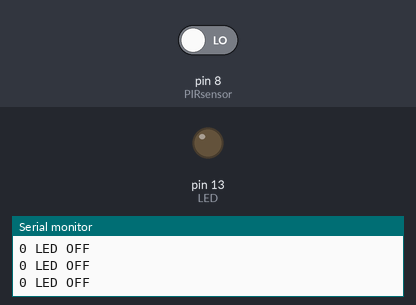
The sketch below on a simulated Arduino Uno, built with avr-gcc and run on an emulated ATmega328P. Parts: output pins drawn as LEDs (lit = HIGH), the last lines printed to the serial monitor. The inputs (shaded band) are chosen by the test bench; at power-on: pin 8 (PIRsensor) LOW.

Above: at 1.2 s.
1.3 s: pin 8 (PIRsensor) driven HIGH
At 2.2 s:
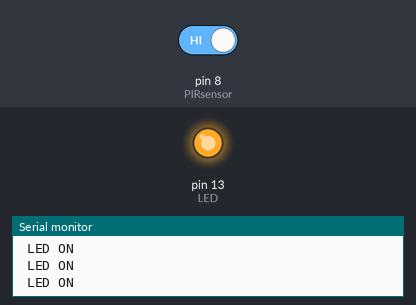
2.9 s: pin 8 (PIRsensor) driven LOW
At 3.4 s:
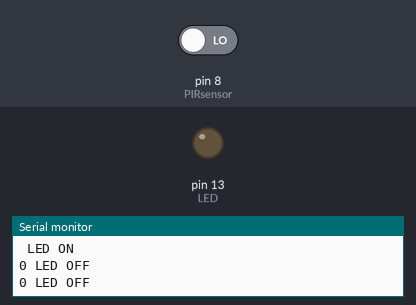
Timing chart, 0 to 5.9 s (numbered marks = the images above; inputs shaded):
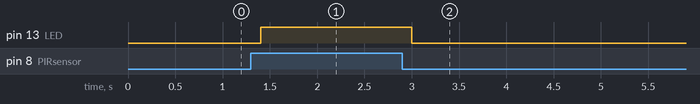

The sketch:

PIR1.ino
```cpp
int PIRsensor = 8;
int LED = 13;

void setup()
{
  pinMode(PIRsensor, INPUT);
  pinMode(LED, OUTPUT);
  Serial.begin(9600);
}

void loop()
{
  int sensorValue = digitalRead(PIRsensor);

  if (sensorValue == 1)
  {
    Serial.print("\t"+sensorValue);
    Serial.println(" LED ON");
    digitalWrite(LED, HIGH);
    delay(200);
  }
  else
  {
    Serial.print(sensorValue);
    digitalWrite(LED, LOW);
    Serial.println(" LED OFF");
    delay(200);
  }
}
```

Measured:
- after the input at 1.3 s, pin 13 (LED): LOW → HIGH after 0.10 s
- after the input at 2.9 s, pin 13 (LED): HIGH → LOW after 0.10 s
